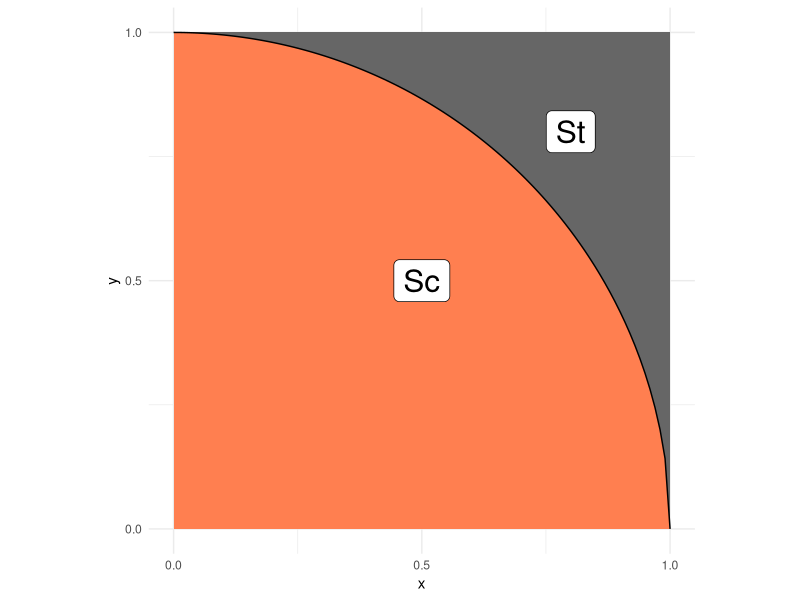
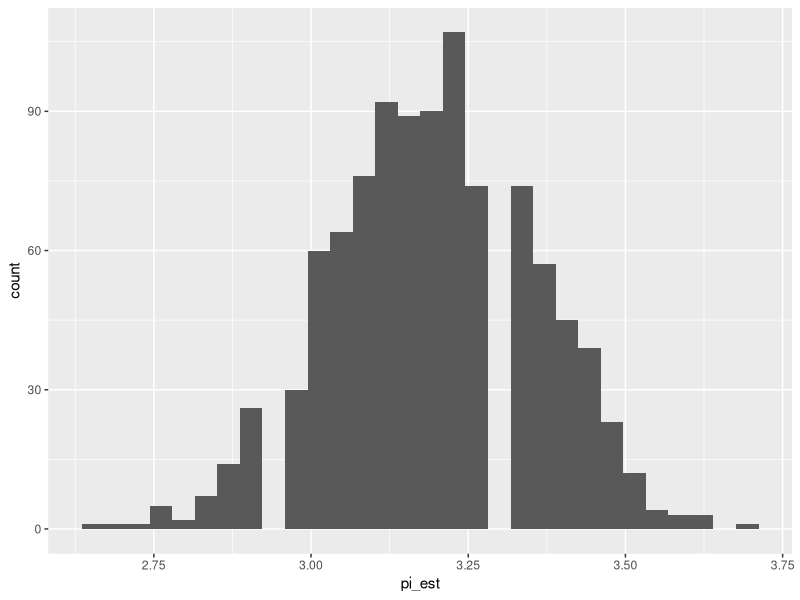

These charts were generated, in order, by the following R code:
## ---- chunk 1
library(tidyverse)
library(rsample)
## ---- chunk 2
## NOTE: No need to edit; this visual helps explain the pi estimation scheme
tibble(x = seq(0, 1, length.out = 100)) %>%
  mutate(y = sqrt(1 - x^2)) %>%

  ggplot(aes(x, y)) +
  annotate(
    "rect",
    xmin = 0, ymin = 0, xmax = 1, ymax = 1,
    fill = "grey40",
    size = 1
  ) +
  geom_ribbon(aes(ymin = 0, ymax = y), fill = "coral") +
  geom_line() +
  annotate(
    "label",
    x = 0.5, y = 0.5, label = "Sc",
    size = 8
  ) +
  annotate(
    "label",
    x = 0.8, y = 0.8, label = "St",
    size = 8
  ) +
  scale_x_continuous(breaks = c(0, 1/2, 1)) +
  scale_y_continuous(breaks = c(0, 1/2, 1)) +
  theme_minimal() +
  coord_fixed()
## ---- chunk 3
## TASK: Choose a sample size and generate samples
n <- 100 # Choose a sample size
df_q1 <- data.frame(
  x = runif(n, min = 0, max = 1),
  y = runif(n, min = 0, max = 1)
) # Generate the data
## ---- chunk 4
## NOTE: Do not edit this code
# Correct sample size
assertthat::assert_that(
  dim(df_q1) %>% 
    .[[1]] == n,
  msg = "The sample size should be `n`"
)
# Correct column names
assertthat::assert_that(
  setequal(names(df_q1), c("x", "y")),
  msg = "df_q1 must include the columns `x` and `y`"
)
print("Good")
## ---- chunk 5
## TASK: Finish implementing this function
stat <- function(x, y) {
  # Area of a circle is pir^2, area of a quarter of a circle is pir^2/4, area of the square is 1^2 = 1. Thus
  4 * (x^2 + y^2 <= 1)
  
}
## ---- chunk 6
## TASK: Finish writing these assert statements

# Check the value for points *inside* the circle
assertthat::assert_that(
   tibble(x = 0.1, y = 0.1) %>% # Pick a point *inside* the circle
  
    mutate(stat = stat(x, y)) %>% 
    pull(stat) %>% 
    .[[1]] == 4,
  # ???, # Write the correct value of stat() here
  msg = "Incorrect value when a point is inside the circle"
)

# Check the value for points *outside* the circle
assertthat::assert_that(
   tibble(x = 0.9, y = 0.9) %>% # Pick a point *outside* the circle
    mutate(stat = stat(x, y)) %>% 
    pull(stat) %>% 
    .[[1]] == 0,
  # ???, # Write the correct value of stat() here
  msg = "Incorrect value when a point is outside the circle"
)
print("Your assertions passed, but make sure they're checking the right thing!")
## ---- chunk 7
## TASK: Estimate pi using your data from q1
df_q3 <- 
  df_q1 %>% 
  # TODO: Estimate pi as the column `pi_est`
  mutate(stat = stat(x,y)) %>%
  summarise(pi_est = mean(stat))
df_q3
## ---- chunk 8
## NOTE: Do not edit this code
# Correct sample size
assertthat::assert_that(
  dim(df_q3) %>% 
    .[[1]] == 1,
  msg = "This result should have just one row"
)
# Correct column names
assertthat::assert_that(
  setequal(names(df_q3), c("pi_est")),
  msg = "df_q3 must include the column `pi_est`"
)
print("Good")
## ---- chunk 9
## TASK: Finish the code below
df_q4 <- 
  df_q1 %>% 
  bootstraps(., times = 1000) %>% 
  mutate(
    pi_est = map_dbl(
      splits,
      function(split_df) {
        analysis(split_df) %>% 
          # Estimate pi (pi_est) using the resampled data;
          # this should be *identical* to the
          # code you wrote for q3
          mutate(stat = stat(x, y)) %>% 
          summarise(pi_est = mean(stat)) %>% 
          pull(pi_est)
      }
    )
  )

## NOTE: Do not edit; use this to visualize your results
df_q4 %>% 
  ggplot(aes(pi_est)) +
  geom_histogram()
## ---- chunk 10
## TASK: Compute a bootstrap confidence interval at the 95% level (alpha = 0.05)
df_q5 <- 
  df_q4 %>% 
  summarize(
    # TODO: Compute pi_lo and pi_up
    # pi_lo = ?
    # pi_up = ?
    pi_lo = quantile(pi_est, 0.025),
    pi_up = quantile(pi_est, 0.975)
  )

df_q5
## ---- chunk 11
df_q1 %>%
  mutate(stat = stat(x, y)) %>%
  summarise(
    pi_est = mean(stat),
    se = sd(stat) / sqrt(n()),
    pi_lo = pi_est - qnorm(0.975) * se,
    pi_up = pi_est + qnorm(0.975) * se
  )
